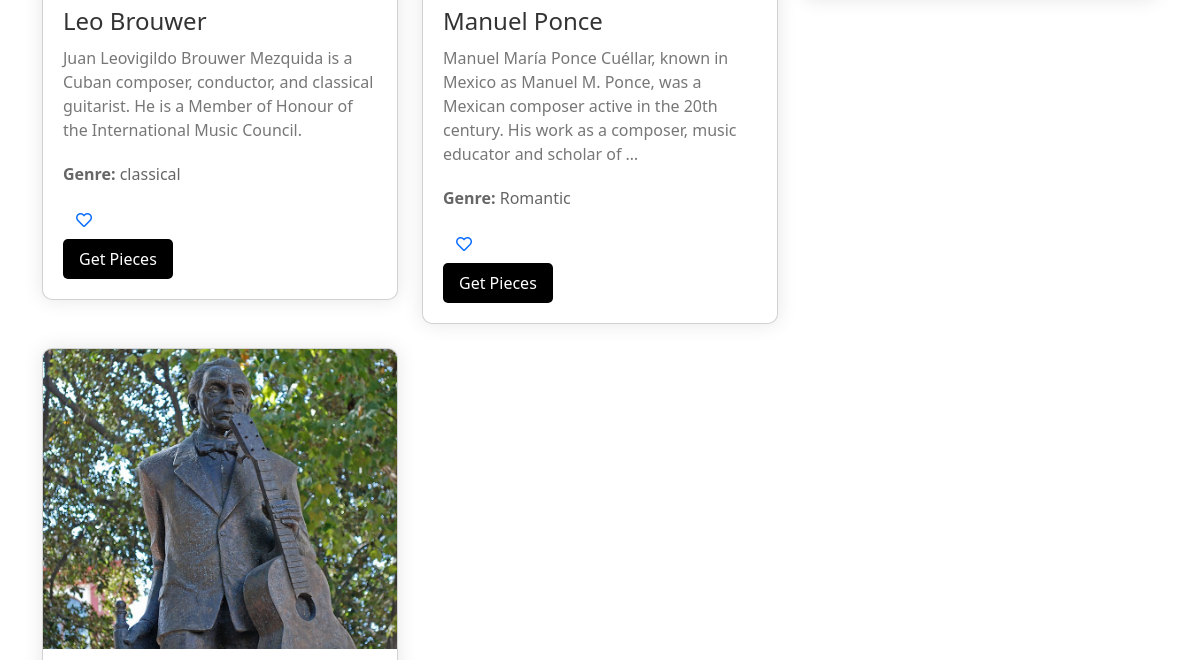
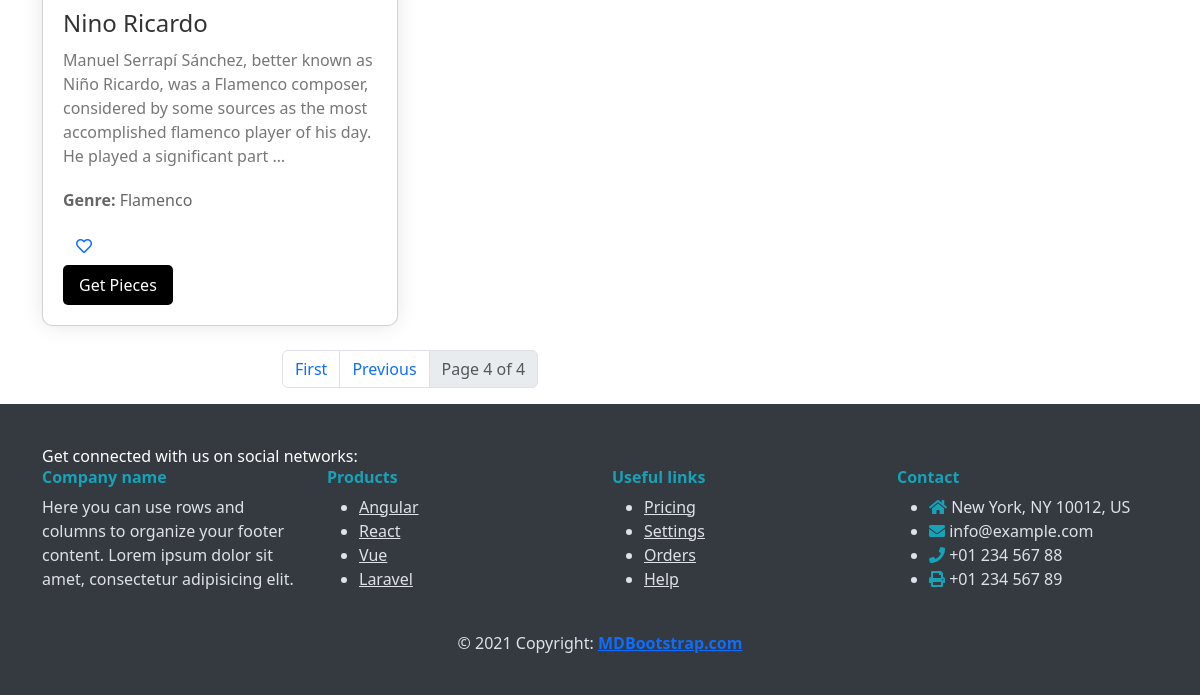
The app's page /music/composers?page=5 (lower part), older data (2 pictures, top to bottom).
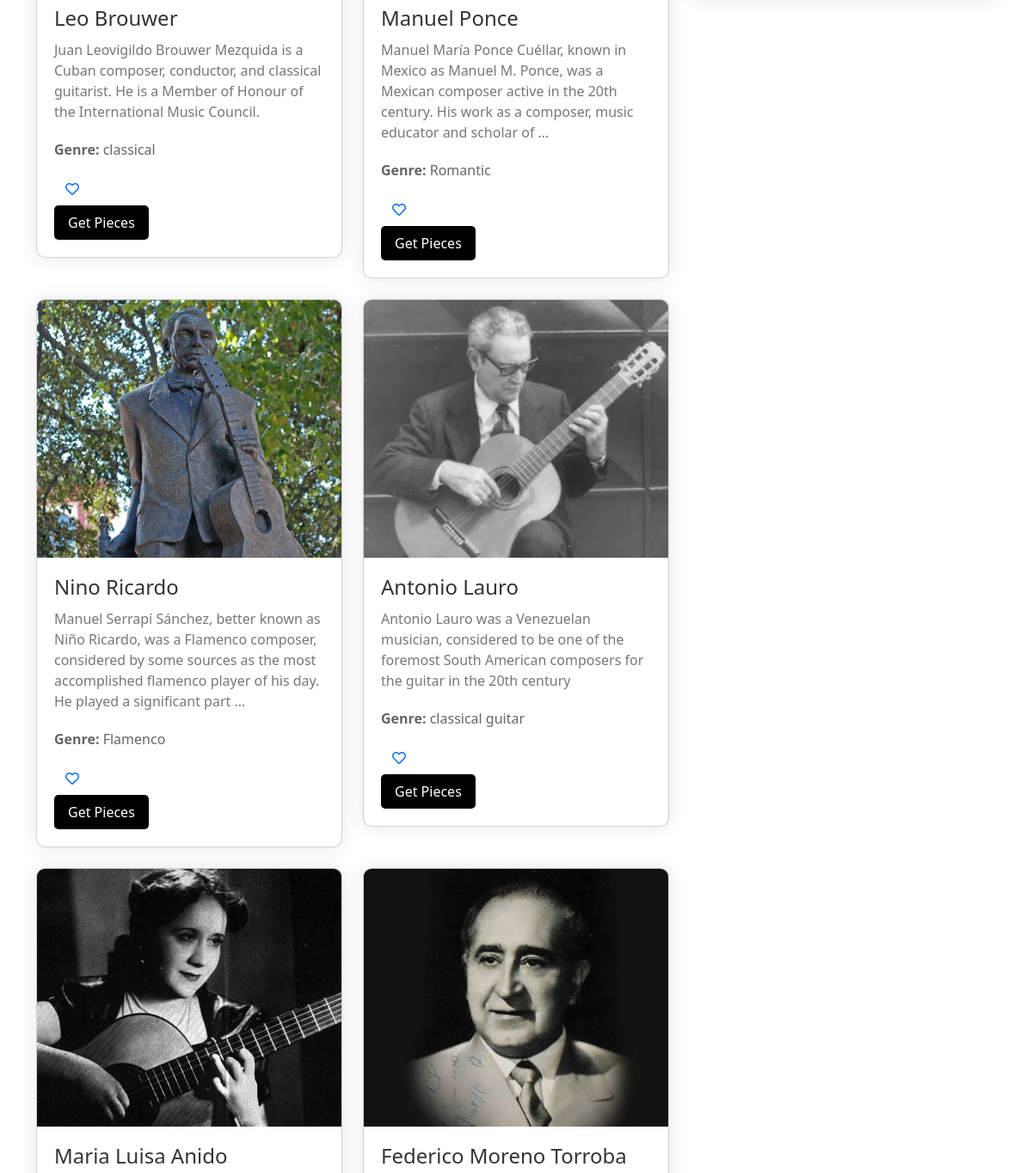
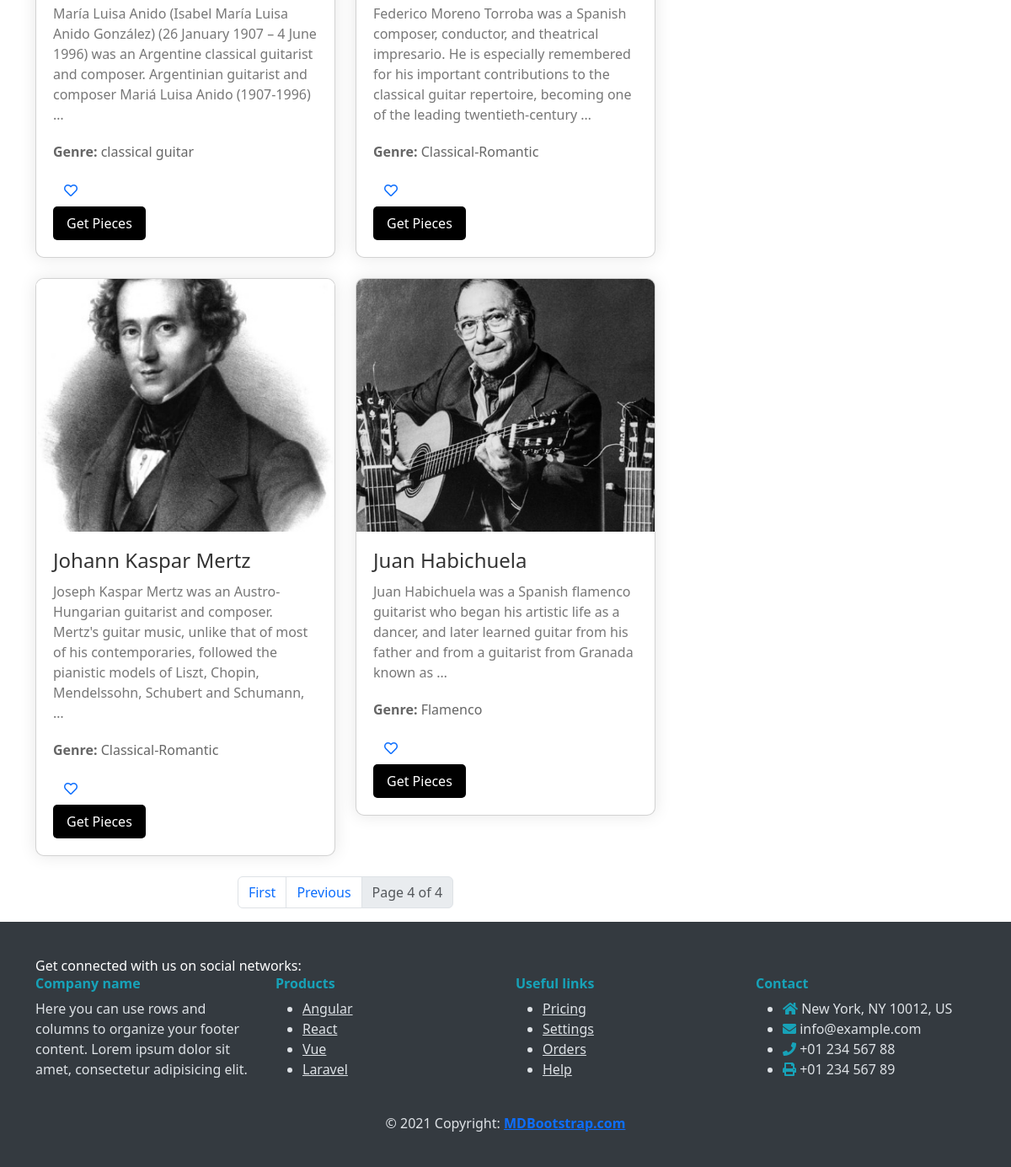
The same page, newer data (2 pictures, top to bottom).
### music/models.py (models this page shows, shortened)
class Composer(models.Model):
    name = models.CharField(max_length=255,null=True,blank=True)
    biography = models.TextField(null=True, blank=True)
    image = models.ImageField(upload_to="Composers/" , default="default.jpg")
    genre = models.CharField(max_length=255,null=True,blank=True)
    nationality = models.CharField(blank=True,null=True,max_length=255)

### music/views.py (the view)
# urls.py: path('composers',ComposersView , name="composers" ),
def ComposersView(request):
    composers = Composer.objects.all()
    p = Paginator(composers,10)
    try:
        page_number = request.GET.get('page')
        composers = p.get_page(page_number)
    except EmptyPage:
        composers = composers.get_page(1)
    except PageNotAnInteger:
        composers = composers.get_page(1)
    if request.user.is_authenticated:
         favorited_composer_ids = set(request.user.favoritecomposer_set.values_list('composer__id', flat=True))
         context = {"composers": composers, "favorited_composer_ids": favorited_composer_ids}
         return render(request,'music/composers.html',context)
    else:
         context = {"composers": composers}
         return render(request,'music/composers.html',context)

### templates/music/composers.html (shortened to what this page needs)
{% extends "base.html" %}
{% load static %}
{% load thumbnail %}
{% block content %}
<div class="container">
  <div class="row">
    <div class="col-md-8">
          <div class="row">
        {% for composer in composers %}
        <div class="col-md-6 mb-4">
          <div class="card composer-card">
            <img src="{% thumbnail composer.image "600x400" crop="center" as im %}{{ im.url }}{% endthumbnail %}"
              alt="{{ composer.name }}" class="card-img-top composer-image">
            <div class="composer-details">
              <a style="text-decoration: none;" href="{% url 'music:pieces' cid=composer.id %}"><h3 class="card-title composer-name">{{ composer.name }}</h3></a>
              <p class="card-text composer-bio">{{ composer.biography|truncatewords:30 }}</p>
              <p class="composer-genre"><strong>Genre:</strong> {{ composer.genre }}</p>
              <form action="{% url 'music:Favorites' composer_id=composer.id %}" method="post">
                <button type="submit" class="btn btn-link composer-like-button" aria-label="Favorite Composer">
                  {% if composer.id in favorited_composer_ids %}
                    <i class="fas fa-heart text-danger"></i>
                  {% else %}
                    <i class="far fa-heart"></i>
                  {% endif %}
                </button>
              </form>
              <a href="{% url 'music:pieces' cid=composer.id %}"
                class="btn btn-primary composer-button">Get Pieces</a>
            </div>
          </div>
        </div>
        {% endfor %}
      </div>
      <nav aria-label="Pagination">
        <ul class="pagination justify-content-center">
          {% if composers.has_previous %}
          <li class="page-item">
            <a class="page-link" href="?page=1">First</a>
          </li>
          <li class="page-item">
            <a class="page-link" href="?page={{ composers.previous_page_number }}">Previous</a>
          </li>
          {% endif %}
          <li class="page-item disabled">
            <a class="page-link" href="#">Page {{ composers.number }} of {{ composers.paginator.num_pages }}</a>
          </li>
        </ul>
      </nav>
    </div>
    <div class="col-md-4">
  </div>
    </div>
  </div>
{% endblock %}

### templates/base.html (shortened to what this page needs)
{% load static %}
{% load thumbnail %}
<!doctype html>
<html lang="en">
<head>
    <link href="https://cdn.jsdelivr.net/npm/bootstrap@5.3.3/dist/css/bootstrap.min.css" rel="stylesheet"
>
    <link rel="stylesheet" href="{% static 'css/footer.css' %}">
    <link rel="stylesheet" href="https://cdnjs.cloudflare.com/ajax/libs/font-awesome/5.15.4/css/all.min.css">
</head>
<body data-bs-theme="light">
    {% block content %}
    {% endblock content %}
    <footer class="special-footer">
        <section class="social-media-section">
            <div class="container">
                <div class="row justify-content-center align-items-center">
                    <div class="col-lg-6 text-lg-start">
                        <p class="social-media-text">Get connected with us on social networks:</p>
                    </div>
                </div>
            </div>
        </section>
        <section class="links-section">
            <div class="container">
                <div class="row">
                    <div class="col-md-3 col-lg-3 col-xl-3 mb-4">
                        <h6 class="footer-heading">Company name</h6>
                        <p>Here you can use rows and columns to organize your footer content. Lorem ipsum dolor sit
                            amet, consectetur adipisicing elit.</p>
                    </div>
                    <div class="col-md-3 col-lg-3 col-xl-3 mb-4">
                        <h6 class="footer-heading">Products</h6>
                        <ul class="footer-links">
                            <li><a href="#!">Angular</a></li>
                            <li><a href="#!">React</a></li>
                            <li><a href="#!">Vue</a></li>
                            <li><a href="#!">Laravel</a></li>
                        </ul>
                    </div>
                    <div class="col-md-3 col-lg-3 col-xl-3 mb-4">
                        <h6 class="footer-heading">Useful links</h6>
                        <ul class="footer-links">
                            <li><a href="#!">Pricing</a></li>
                            <li><a href="#!">Settings</a></li>
                            <li><a href="#!">Orders</a></li>
                            <li><a href="#!">Help</a></li>
                        </ul>
                    </div>
                    <div class="col-md-3 col-lg-3 col-xl-3 mb-4">
                        <h6 class="footer-heading">Contact</h6>
                        <ul class="footer-contact">
                            <li><i class="fas fa-home"></i> New York, NY 10012, US</li>
                            <li><i class="fas fa-envelope"></i> info@example.com</li>
                            <li><i class="fas fa-phone"></i> +01 234 567 88</li>
                            <li><i class="fas fa-print"></i> +01 234 567 89</li>
                        </ul>
                    </div>
                </div>
            </div>
        </section>
        <section class="copyright-section">
            <div class="container text-center">
                <p class="mb-0">© 2021 Copyright: <a href="https://mdbootstrap.com/" class="fw-bold">MDBootstrap.com</a>
                </p>
            </div>
        </section>
    </footer>
</body>
</html>
{% load sweetify %}

### statics/css/footer.css (style rules this page uses)
.special-footer { background-color: #343a40; color: #dee2e6; padding-top: 40px; padding-bottom: 40px; }
.social-media-text { margin-bottom: 0; color: #fff; }
.footer-heading { font-weight: bold; color: #17a2b8; }
.footer-links a, .footer-contact a { color: #dee2e6; }
.footer-contact i { color: #17a2b8; }
.special-footer { position: relative; }

### templates/music/composers.html (style rules this page uses)
.composer-card { background-color: #fff; border-radius: 10px; box-shadow: 0 0 20px rgba(0, 0, 0, 0.1); overflow: hidden; transition: transform 0.3s ease; }
.composer-image { width: 100%; height: 300px; object-fit: cover; }
.composer-details { padding: 20px; }
.composer-name { font-size: 1.5rem; color: #333; margin-bottom: 10px; }
.composer-genre { font-size: 1rem; color: #666; margin-bottom: 15px; }
.composer-bio { font-size: 1rem; color: #777; margin-bottom: 20px; }
.composer-button { background-color: #000000; color: #fff; border: none; padding: 8px 16px; border-radius: 5px; font-size: 1rem; transition: background-color 0.3s ease; }

Row changes from the older to the newer data that the page shows:
added Composer: image (picture), name "Antonio Lauro", biography "Antonio Lauro was a Venezuelan musician, considered to be one of the foremost South American composers for the guitar in the 20th century", genre "classical guitar"
added Composer: image (picture), name "Maria Luisa Anido", biography "María Luisa Anido (Isabel María Luisa Anido González) (26 January 1907 – 4 June 1996) was an Argentine classical guitarist and composer. Argentinian guitarist and composer Mariá Luisa Anido (1907-1996) …", genre "classical guitar"
added Composer: image (picture), name "Federico Moreno Torroba", biography "Federico Moreno Torroba was a Spanish composer, conductor, and theatrical impresario. He is especially remembered for his important contributions to the classical guitar repertoire, becoming one of the leading twentieth-century …", genre "Classical-Romantic"
added Composer: image (picture), name "Johann Kaspar Mertz", biography "Joseph Kaspar Mertz was an Austro-Hungarian guitarist and composer. Mertz's guitar music, unlike that of most of his contemporaries, followed the pianistic models of Liszt, Chopin, Mendelssohn, Schubert and Schumann, …", genre "Classical-Romantic"
added Composer: image (picture), name "Juan Habichuela", biography "Juan Habichuela was a Spanish flamenco guitarist who began his artistic life as a dancer, and later learned guitar from his father and from a guitarist from Granada known as …", genre "Flamenco"
